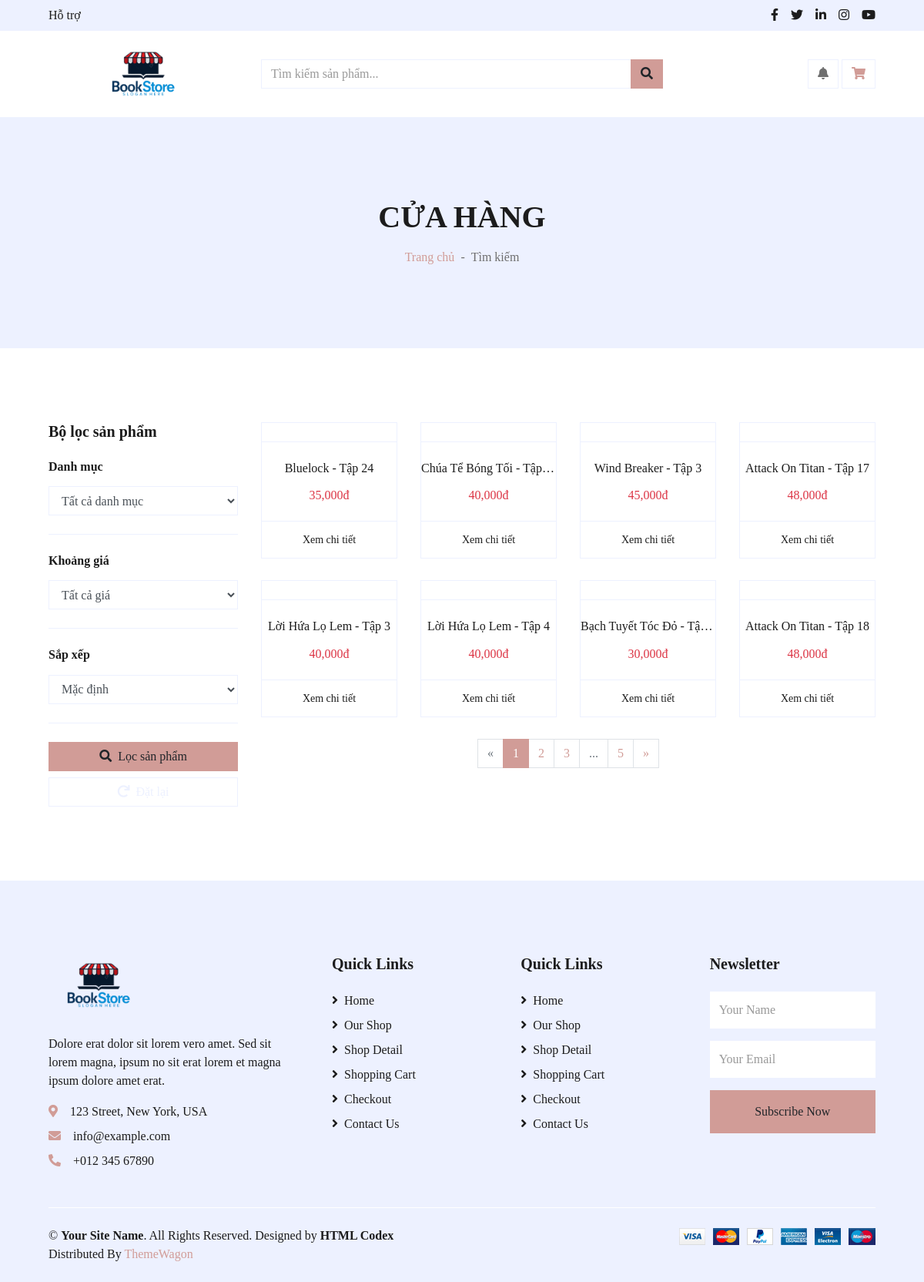
Screenshot of /?act=search with the database file from the repository.
### tables this page shows
CREATE TABLE `comics` (
  `id` int NOT NULL,
  `title` varchar(255) NOT NULL,
  `author_id` int DEFAULT NULL,
  `category_id` int DEFAULT NULL,
  `description` text,
  `publication_date` date DEFAULT NULL,
  `price` decimal(10,2) DEFAULT NULL,
  `original_price` decimal(10,2) NOT NULL DEFAULT '0.00',
  `stock_quantity` int DEFAULT NULL,
  `image` varchar(255) DEFAULT NULL,
  `created_at` timestamp NULL DEFAULT CURRENT_TIMESTAMP,
  `updated_at` timestamp NULL DEFAULT CURRENT_TIMESTAMP ON UPDATE CURRENT_TIMESTAMP
);

### clients/controllers/HomeController.php (called while the page is built, shortened)
<?php
class HomeController
{
    public $modelSanPham;
    public function __construct() {
        $this->modelSanPham = new SanPham();
    }
    public function views_search() {
        try {
            $keyword = isset($_GET['keyword']) ? trim($_GET['keyword']) : '';
            $category_id = isset($_GET['category_id']) ? $_GET['category_id'] : '';
            $price_range = isset($_GET['price_range']) ? $_GET['price_range'] : '';
            $sort = isset($_GET['sort']) ? $_GET['sort'] : '';
            $price_min = 0;
            $price_max = PHP_INT_MAX;
            $listsp = $this->modelSanPham->searchProducts(
                $keyword,
                $category_id,
                $price_min,
                $price_max,
                $sort
            );
            require_once 'clients/views/search.php';
        } catch (Exception $e) {
            error_log("Lỗi trong views_search: " . $e->getMessage());
            $error_message = "Đã xảy ra lỗi khi tìm kiếm sản phẩm.";
            require_once 'clients/views/search.php';
        }
    }
}

### clients/models/sanpham.php (called while the page is built, shortened)
<?php
class SanPham
{
    private $conn;
    public function __construct()
    {
        $this->conn = $this->connectDB();
    }
    private function connectDB()
    {
        try {
            return new PDO("mysql:host=localhost;dbname=duan1", "root", "", [
                PDO::ATTR_ERRMODE => PDO::ERRMODE_EXCEPTION,
                PDO::ATTR_DEFAULT_FETCH_MODE => PDO::FETCH_ASSOC,
            ]);
        } catch (PDOException $e) {
            die("Database connection error: " . $e->getMessage());
        }
    }
    public function searchProducts($keyword = '', $category_id = '', $price_min = 0, $price_max = PHP_INT_MAX, $sort = '')
    {
        try {
            $sql = "SELECT c.*, cs.sale_value,
                    CASE
                        WHEN cs.sale_value IS NOT NULL
                        THEN c.original_price * (1 - cs.sale_value/100)
                        ELSE c.original_price
                    END as final_price
                    FROM comics c
                    LEFT JOIN comic_sales cs ON c.id = cs.comic_id
                        AND cs.end_date >= CURRENT_DATE
                        AND cs.start_date <= CURRENT_DATE
                    WHERE 1=1";
            $params = [];
            switch ($sort) {
                default:
                    $sql .= " ORDER BY c.id DESC";
            }
            $stmt = $this->conn->prepare($sql);
            $stmt->execute();
            return $stmt->fetchAll();
        } catch (PDOException $e) {
            error_log("Lỗi truy vấn searchProducts: " . $e->getMessage());
            return [];
        }
    }
}
?>

### clients/views/search.php (the view, shortened to what this page needs)
<div class="container-fluid bg-secondary mb-5">
    <div class="d-flex flex-column align-items-center justify-content-center" style="min-height: 300px">
        <h1 class="font-weight-semi-bold text-uppercase mb-3">Cửa hàng</h1>
        <div class="d-inline-flex">
            <p class="m-0"><a href="index.php">Trang chủ</a></p>
            <p class="m-0 px-2">-</p>
            <p class="m-0">Tìm kiếm</p>
        </div>
    </div>
</div>
<div class="container-fluid pt-5">
    <div class="row px-xl-5">
        <div class="col-lg-3 col-md-12 mb-4">
            <h5 class="font-weight-semi-bold mb-4">Bộ lọc sản phẩm</h5>
            <form method="GET" action="index.php">
                <div class="border-bottom mb-4 pb-4">
                    <h6 class="font-weight-semi-bold mb-3">Danh mục</h6>
                    <select name="category_id" class="form-control">
                        <option value="">Tất cả danh mục</option>
                    </select>
                </div>
                <div class="border-bottom mb-4 pb-4">
                    <h6 class="font-weight-semi-bold mb-3">Khoảng giá</h6>
                    <select name="price_range" class="form-control">
                        <option value="">Tất cả giá</option>
                    </select>
                </div>
                <div class="border-bottom mb-4 pb-4">
                    <h6 class="font-weight-semi-bold mb-3">Sắp xếp</h6>
                    <select name="sort" class="form-control">
                        <option value="">Mặc định</option>
                    </select>
                </div>
                <div class="mb-4">
                    <button type="submit" class="btn btn-primary btn-block">
                        <i class="fa fa-search mr-2"></i>Lọc sản phẩm
                    </button>
                    <a href="?act=search" class="btn btn-outline-secondary btn-block mt-2">
                        <i class="fa fa-redo mr-2"></i>Đặt lại
                    </a>
                </div>
            </form>
        </div>
<div class="col-lg-9 col-md-12">
    <?php
    $items_per_page = 8;
    $total_products = count($listsp);
    $totalPages = ceil($total_products / $items_per_page);
    $page = isset($_GET['page']) ? (int)$_GET['page'] : 1;
    $start = ($page - 1) * $items_per_page;
    $current_page_products = array_slice($listsp, $start, $items_per_page);
    ?>
    <div class="row pb-3">
        <?php if (empty($listsp)): ?>
            <div class="col-12">
                <p class="text-center">Không tìm thấy sản phẩm nào!</p>
            </div>
        <?php else: ?>
            <?php foreach ($current_page_products as $sp): ?>
                <div class="col-lg-3 col-md-6 col-sm-12 pb-1">
                    <div class="card product-item border-0 mb-4">
                        <div class="card-header product-img position-relative overflow-hidden bg-transparent border p-0">
                        </div>
                        <div class="card-body border-left border-right text-center p-0 pt-4 pb-3">
                            <h6 class="text-truncate mb-3"><?= htmlspecialchars($sp['title']) ?></h6>
                            <div class="d-flex justify-content-center">
                                <h6 class="text-danger"><?= number_format($sp['final_price']) ?>đ</h6>
                            </div>
                        </div>
                        <div class="card-footer d-flex justify-content-center bg-light border">
                                    <a href="?act=chitietsp&id=<?php echo $sp['id'] ?>" class="btn btn-sm text-dark p-0">
                                        Xem chi tiết
                                    </a>
                         </div>
                    </div>
                </div>
            <?php endforeach; ?>
            <?php if ($totalPages > 1): ?>
            <div class="col-12 pb-1">
                <nav>
                    <ul class="pagination justify-content-center mb-3">
                        <li class="page-item <?= ($page <= 1) ? 'disabled' : '' ?>">
                            <a class="page-link" href="?act=search&page=<?= ($page - 1) ?>&keyword=<?= urlencode($keyword ?? '') ?>&category_id=<?= $category_id ?? '' ?>&price_range=<?= $price_range ?? '' ?>&sort=<?= $sort ?? '' ?>">
                                <span>&laquo;</span>
                            </a>
                        </li>
                        <?php
                        $range = 2;
                        $start_page = max(1, $page - $range);
                        $end_page = min($totalPages, $page + $range);
                        for($i = $start_page; $i <= $end_page; $i++):
                        ?>
                            <li class="page-item <?= ($i == $page) ? 'active' : '' ?>">
                                <a class="page-link" href="?act=search&page=<?= $i ?>&keyword=<?= urlencode($keyword ?? '') ?>&category_id=<?= $category_id ?? '' ?>&price_range=<?= $price_range ?? '' ?>&sort=<?= $sort ?? '' ?>">
                                    <?= $i ?>
                                </a>
                            </li>
                        <?php endfor;
                        if($end_page < $totalPages) {
                            if($end_page < $totalPages - 1) {
                                echo '<li class="page-item disabled"><span class="page-link">...</span></li>';
                            }
                            echo '<li class="page-item"><a class="page-link" href="?act=search&page=' . $totalPages . '&keyword=' . urlencode($keyword ?? '') . '&category_id=' . ($category_id ?? '') . '&price_range=' . ($price_range ?? '') . '&sort=' . ($sort ?? '') . '">' . $totalPages . '</a></li>';
                        }
                        ?>
                        <li class="page-item <?= ($page >= $totalPages) ? 'disabled' : '' ?>">
                            <a class="page-link" href="?act=search&page=<?= ($page + 1) ?>&keyword=<?= urlencode($keyword ?? '') ?>&category_id=<?= $category_id ?? '' ?>&price_range=<?= $price_range ?? '' ?>&sort=<?= $sort ?? '' ?>">
                                <span>&raquo;</span>
                            </a>
                        </li>
                    </ul>
                </nav>
            </div>
            <?php endif; ?>
        <?php endif; ?>
    </div>
</div>
    </div>
</div>

### rows the page displays
comics: title "Bluelock - Tập 24", final_price "35,000"
comics: title "Chúa Tể Bóng Tối - Tập…", final_price "40,000"
comics: title "Wind Breaker - Tập 3", final_price "45,000"
comics: title "Attack On Titan - Tập 17", final_price "48,000"
comics: title "Lời Hứa Lọ Lem - Tập 3", final_price "40,000"
comics: title "Lời Hứa Lọ Lem - Tập 4", final_price "40,000"
comics: title "Bạch Tuyết Tóc Đỏ - Tậ…", final_price "30,000"
comics: title "Attack On Titan - Tập 18", final_price "48,000"

### other values shown
$totalPages "5"
